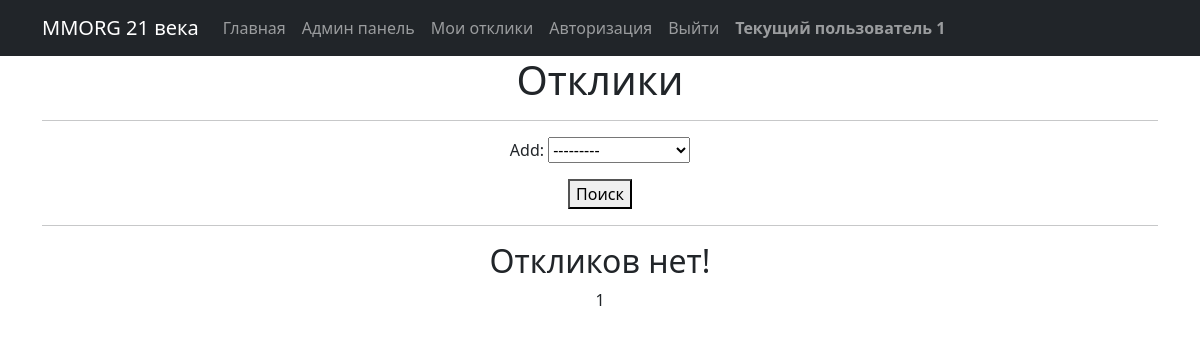
Page /responses/ (signed in) on the earlier database version.
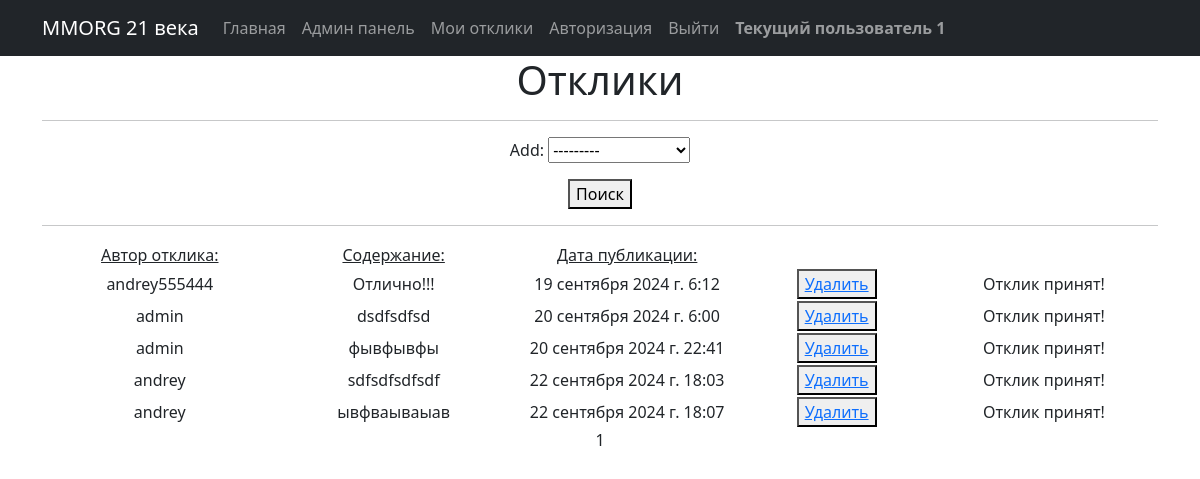
Same page on the later database version.
### board/models.py (models this page shows, shortened)
class UserResponse(models.Model):
    author = models.ForeignKey(User, on_delete=models.CASCADE, verbose_name='Автор отклика')
    text = models.TextField(verbose_name='Текст')
    msg = models.TextField(default="Сообщений пока нет")
    status = models.BooleanField(default=False)
    add = models.ForeignKey(Message, on_delete=models.CASCADE, null=True, blank=True)
    created_at = models.DateTimeField(auto_now_add=True, verbose_name='Дата отклика')
    class Meta:
        verbose_name = 'Отклик'
        verbose_name_plural = 'Отклики'

### board/views.py (the view)
# urls.py: path('responses/', ResponseList.as_view(), name='response'),
class ResponseList(LoginRequiredMixin, ListView):
    form_class = RespondForm
    model = UserResponse
    template_name = 'responses.html'
    context_object_name = 'responses'
    paginate_by = 10
    def get_context_data(self, **kwargs):
        context = super().get_context_data(**kwargs)
        context['filterset'] = self.filterset
        return context
    def get_queryset(self):
        queryset = super().get_queryset().filter(add__author=self.request.user)
        self.filterset = ResponseFilter(self.request.GET, queryset=queryset, request=self.request.user.id)
        return self.filterset.qs  # И возвращаем отфильтрованные результаты

### board/models.py (called while the page is built)
    def __str__(self):
        return self.title

### templates/responses.html (shortened to what this page needs)
{% extends 'flatpages/default.html' %}
{% block content %}
<h1>Отклики</h1>
<hr>
<form action="" method="get">
    {{ filterset.form.as_p }}
    <button type="submit">Поиск</button>
</form>
<hr>
{% if responses %}
    <table style="margin-left: 1px; margin-rith: ;">
        <tr>
            <td style="width: 200px"><u>Автор отклика:</u></td>
            <td style="width: 200px"><u>Содержание:</u></td>
            <td style="width: 200px"><u>Дата публикации:</u></td>
        </tr>
        {% for re in responses %}
        <tr>
            <td style="width: 250px">{{re.author}}</td>
            <td style="width: 250px">{{re.text|truncatechars:20}}</td>
            <td style="width: 250px">{{re.created_at}}</td>
            <td style="width: 200px"><button type="submit"><a href={% url 'response_delete' re.id%}> Удалить </a></button></td>
            {% if re.status == False %}
            <td style="width: 250px"><button type="submit"><a href={% url 'response_status' re.id %}>Принять</a></button> </td>
            {% else %}
            <td style="width: 250px">Отклик принят!</td>
            {% endif %}
        </tr>
        {% endfor %}
    </table>
{% else %}
    <h2>Откликов нет!</h2>
{% endif %}
   {{ page_obj.number }}
{% endblock content %}

Differences in the rows shown:
now on this page (row edited): UserResponse: author "andrey555444", text "Отлично!!!", created_at "19 сентября 2024 г. 6:12", status "Отклик принят!"
now on this page (row edited): UserResponse: author "admin", text "dsdfsdfsd", created_at "20 сентября 2024 г. 6:00", status "Отклик принят!"
now on this page (row edited): UserResponse: author "admin", text "фывфывфы", created_at "20 сентября 2024 г. 22:41", status "Отклик принят!"
now on this page (row edited): UserResponse: author "andrey", text "sdfsdfsdfsdf", created_at "22 сентября 2024 г. 18:03", status "Отклик принят!"
now on this page (row edited): UserResponse: author "andrey", text "ывфваываыав", created_at "22 сентября 2024 г. 18:07", status "Отклик принят!"
Other differences:
text no longer shown: "Откликов нет!"
text now shown: "Автор отклика: Содержание: Дата публикации:"
